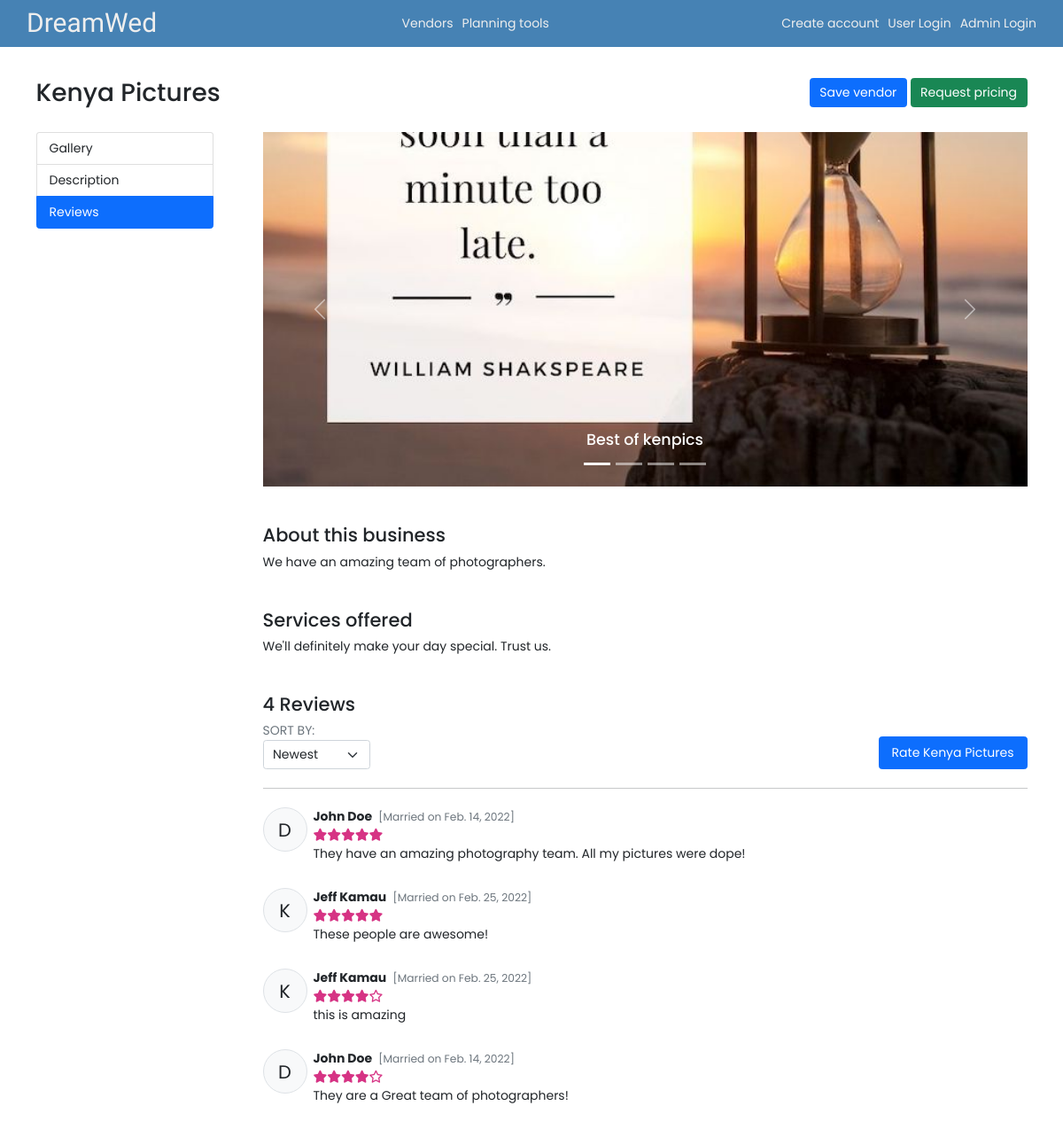
The page /vendors/14/details on the database as committed earlier.
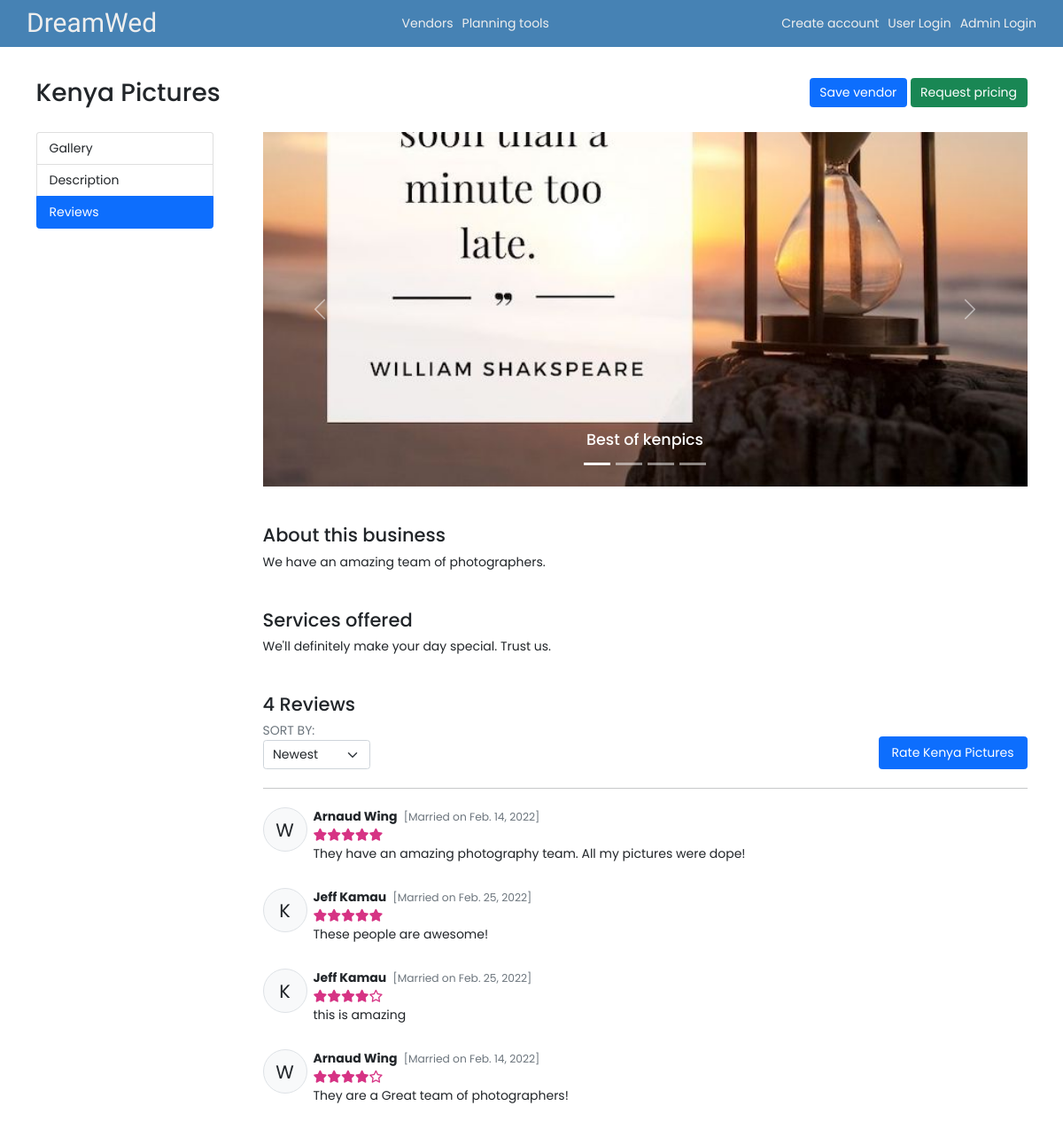
The same page on the database as committed later.
### dreamwed/models.py (models this page shows, shortened)
class Review(models.Model):
   wedplanner = models.ForeignKey(WeddingPlanner, on_delete=models.CASCADE)
   vendor = models.ForeignKey(Vendor, on_delete=models.CASCADE)
   stars = models.SmallIntegerField(
      default=5,
      validators=[
         MaxValueValidator(5),
         MinValueValidator(1)
      ]
   )
   comment = models.TextField(max_length=5000)
   created     = models.DateTimeField(auto_now_add=True)
   modified    = models.DateTimeField(auto_now=True)
   class Meta:
      ordering = ['modified', 'created']

class WeddingPlanner(models.Model):
   user = models.OneToOneField(User, on_delete=CASCADE, primary_key=True)
   partner_first_name = models.CharField(max_length=50, blank=True, null=True)
   partner_last_name = models.CharField(max_length=50, blank=True, null=True)
   wedding_date = models.DateField(blank=True, null=True)
   wedding_budget = models.FloatField(blank=True, null=True)

class User(AbstractUser):
   is_vendor = models.BooleanField(default=False)
   is_wedding_planner = models.BooleanField(default=False)
   phone_number = PhoneNumberField(blank=True, null=True, unique=True)
   profile = models.ImageField(default='default.jpg', upload_to='profile_pics')
   class Meta:
      ordering = ['last_name', 'first_name']

### dreamwed/views/wedplanner.py (the view)
# urls.py: path('vendors/<int:vendor_id>/details', wedplanner.vendor_details, name='vendor-details'),
def vendor_details(request, vendor_id):
   review_form = ReviewForm()
   vendor = Vendor.objects.get(user_id=vendor_id)
   vendor_reviews = Review.objects.filter(vendor_id=vendor_id)
   images = VendorImageUpload.objects.filter(vendor_id=vendor_id)
   context = {
      'review_form': review_form,
      'vendor': vendor,
      'vendor_images': images,
      'vendor_reviews': vendor_reviews,
   }
   return render(request, 'wedplanner/vendor-details.html', context)

### dreamwed/forms.py
class ReviewForm(ModelForm):
   class Meta:
      model = Review
      fields = ['stars', 'comment']
      widgets = {
         'stars': forms.TextInput(attrs={
            'min': 1,
            'max': 5,
            'type': 'number',
            }),
      }

### templates/wedplanner/vendor-details.html (shortened to what the changed rows need)
{% extends 'base.html' %}
{% load widget_tweaks %}
{% block body %}
<section class="intro">
   <div class="container">
      <div class="d-flex justify-content-between py-4 mt-3">
         <h2>{{ vendor.business_name }}</h2>
      </div>
   </div>
</section>
<main>
   <div class="container grid-200-auto" id="vendor-details">
      <div data-bs-spy="scroll" data-bs-target="#side-nav" data-bs-offset="0" class="main-content" tabindex="0">
         <section class="reviews mt-5">
            {% if vendor_reviews %}
               {% for review in vendor_reviews %}
                  <div class="review d-flex align-items-start mb-3">
                     <div class="circle-50 d-flex align-items-center justify-content-center rounded-circle border bg-light fs-4 me-2">{{ review.wedplanner.user.last_name|make_list|first }}</div>
                     <div class="msg">
                        <strong class="me-1">{{ review.wedplanner.user.first_name }} {{ review.wedplanner.user.last_name }}</strong>
                        <small class="text-muted">[Married on {{ review.wedplanner.wedding_date }}]</small>
                        <div class="rating" data-rating="{{ review.stars }}"></div>
                        <p>{{ review.comment }}</p>
                     </div>
                  </div>
               {% endfor %}
            {% else %}
               <div class="text-center text-muted mt-5">
                  <h6>No reviews for this vendor.</h6>
                  <p>Be the first to rate {{ vendor.business_name }} services.</p>
               </div>
            {% endif %}
         </section>
      </div>
   </div>
</main>
{% endblock %}

Rows that differ between the two databases and show on the page:
changed through a linked row, Review "They have an amazing photography team. All my pictures were dope!": wedplanner.user.last_name|make_list "D" → "W"; wedplanner.user.first_name "John" → "Arnaud"; wedplanner.user.last_name "Doe" → "Wing"
changed through a linked row, Review "They are a Great team of photographers!": wedplanner.user.last_name|make_list "D" → "W"; wedplanner.user.first_name "John" → "Arnaud"; wedplanner.user.last_name "Doe" → "Wing"
